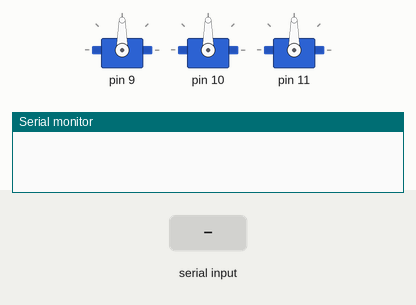
Bench run of a sketch on a simulated Arduino Uno, built with avr-gcc and run on an emulated ATmega328P. Parts: 3 × servo, the last lines printed to the serial monitor. The inputs (shaded band) are chosen by the test bench.

Above: at 1.2 s.
1.3 s: "90,45\n" received over Serial
At 6.8 s:
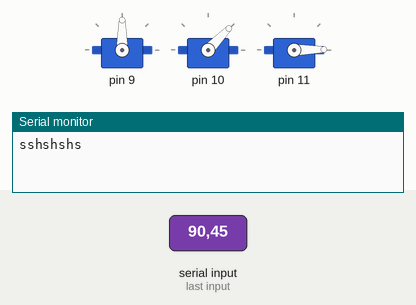
7.3 s: "30,150\n" received over Serial
At 10.26 s:
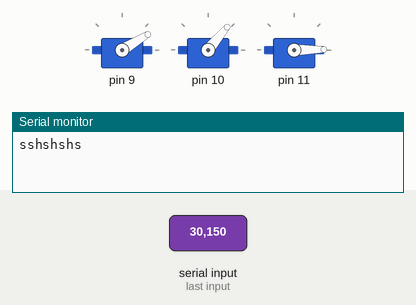
13.3 s: "90\n" received over Serial
At 22.9 s:
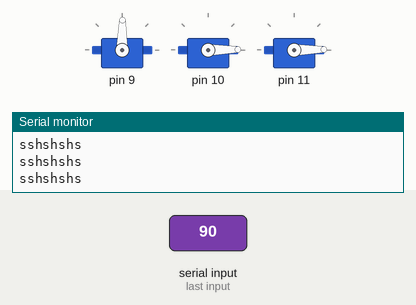
Timing chart, 0 to 24.4 s (numbered marks = the images above; inputs shaded):
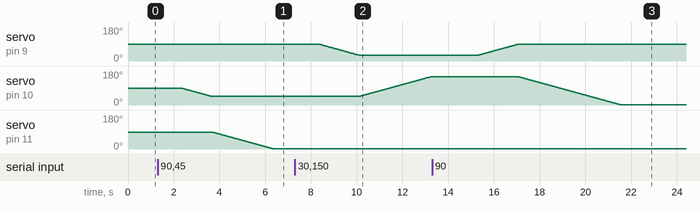

The sketch:

arduino.ino
```cpp
#include <Servo.h>

Servo myservo[3];  // create servo object to control a servo
int lastAng[3];                // a maximum of eight servo objects can be created
int pos = 0;    // variab le to store the servo position


void setup()
{
  Serial.begin(9600);
  myservo[0].attach(9);  // attaches the servo on pin 9 to the servo object
  myservo[1].attach(10);
  myservo[2].attach(11);
}


void loop()
{


  if (Serial.available() > 2) {
                // read the incoming byte:
                int angulo[3];
                for(int i=0;i<3;i++){

                  angulo[i] = Serial.parseInt();
                  //myservo[i].write(angulo[i]);


                }


                //Serial.println(myservo[i]);
                for(int i=0;i<3;i++){

                  for (int j = myservo[i].read(); j < angulo[i]; j++){
                    myservo[i].write(j);

                    //lastAng[i] = j;
                    delay(30);
                  }
                  if (myservo[i].read() > angulo[i] ){
                    for (int j = myservo[i].read(); j > angulo[i]; j--){
                      myservo[i].write(j);


                    //lastAng[i] = j;
                    delay(30);

                    }
                  }
                 }
                 Serial.println("sshshshs");
  }


}
```

Measured:
- after the input at 1.3 s, servo on pin 10: moves from 90° to 46° over 1.3 s, starting after 1.0 s; servo on pin 11: moves from 90° to 1° over 2.6 s, starting after 2.4 s
- after the input at 7.3 s, servo on pin 9: moves from 90° to 31° over 1.7 s, starting after 1.0 s; servo on pin 10: moves from 46° to 149° over 3.1 s, starting after 2.8 s
- after the input at 13.3 s, servo on pin 9: moves from 31° to 89° over 1.7 s, starting after 2.0 s; servo on pin 10: moves from 149° to 1° over 4.4 s, starting after 3.8 s
